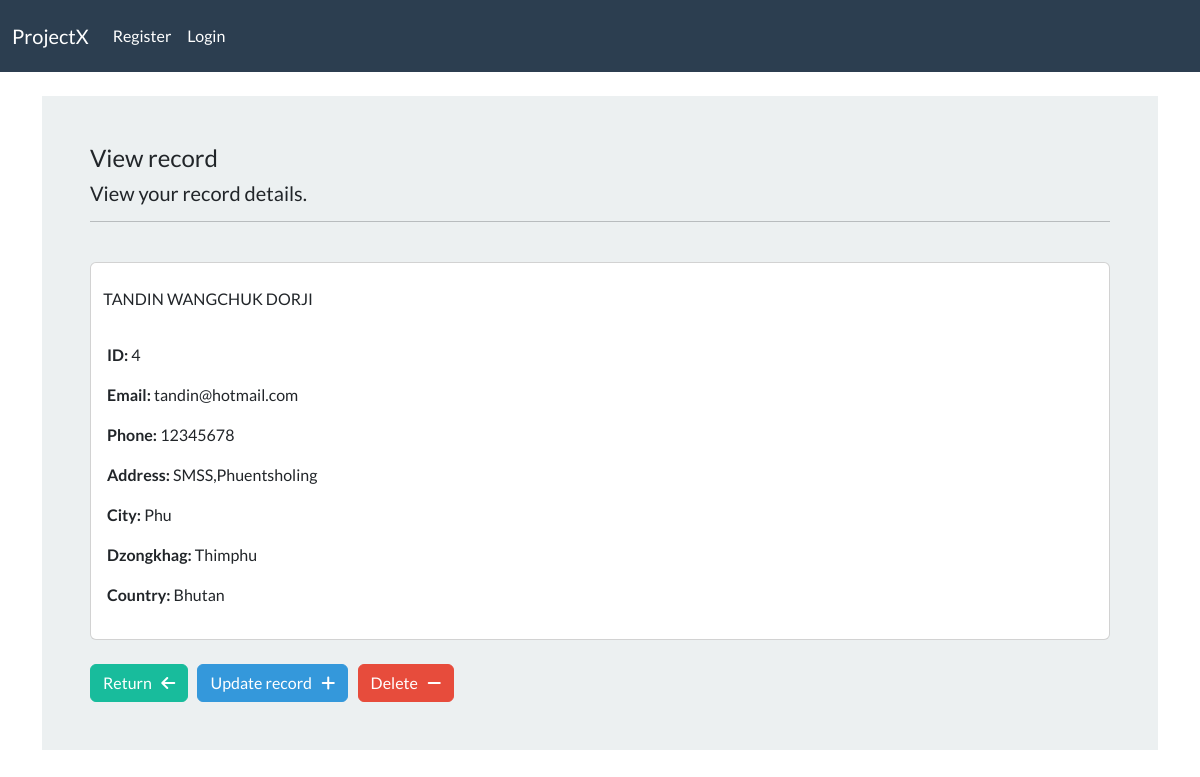
Page /detail-record/4/ on the committed database.
### webapp/models.py (models this page shows, shortened)
class Record(models.Model):
    creation_date = models.DateTimeField(auto_now_add=True)
    first_name = models.CharField(max_length=150)
    last_name = models.CharField(max_length=150)
    email = models.CharField(max_length=150)
    phone = models.CharField(max_length=150)
    address = models.CharField(max_length=150)
    city = models.CharField(max_length=150)
    dzongkhag = models.CharField(max_length=150)
    country = models.CharField(max_length=150)

### webapp/views.py (the view)
# urls.py: path('detail-record/<int:pk>/',views.detailsRecordView,name="detail-record"),
def detailsRecordView(request,pk):
    record = Record.objects.get(id=pk)
    context = {'record':record}
    return render(request,'webapp/view-record.html',context=context)

### webapp/templates/webapp/view-record.html (shortened to what this page needs)
{% extends "webapp/base.html" %}
{% load crispy_forms_tags %}
{% block content %}
<body>
    <div class="container bg-light shadow-md p-5">
    <h4>View record</h4>
    <h5>View your record details. </h5>
    <hr>
    <br>
    <div class="card pt-4" >
         {{record.first_name|upper}} {{record.last_name|upper}}
        <div class="card-body">
          <p class="card-text">
            <p><strong>ID: </strong>{{record.id}}</p>
            <p><strong>Email: </strong>{{record.email}}</p>
            <p><strong>Phone: </strong>{{record.phone}}</p>
            <p><strong>Address: </strong>{{record.address}}</p>
            <p><strong>City: </strong>{{record.city}}</p>
            <p><strong>Dzongkhag: </strong>{{record.dzongkhag}}</p>
            <p><strong>Country: </strong>{{record.country}}</p>
          </p>
        </div>
      </div>
</body>
<br>
<a class="btn btn-success" href="{% url 'dashboard' %}"> Return &nbsp; <i class="fa-solid fa-arrow-left"></i></a>
<a class="btn btn-info" href="{% url 'update-record' record.id %}">Update record &nbsp; <i class="fa-solid fa-plus"></i></a>
<a class="btn btn-danger" href="{% url 'delete-record' record.id %}"> Delete &nbsp; <i class="fa-solid fa-minus"></i></a>
{% endblock  %}

### rows in the picture
Record: first_name "TANDIN", last_name "WANGCHUK DORJI", id "4", email "tandin@hotmail.com", phone "12345678", address "SMSS,Phuentsholing", city "Phu", dzongkhag "Thimphu", country "Bhutan"
